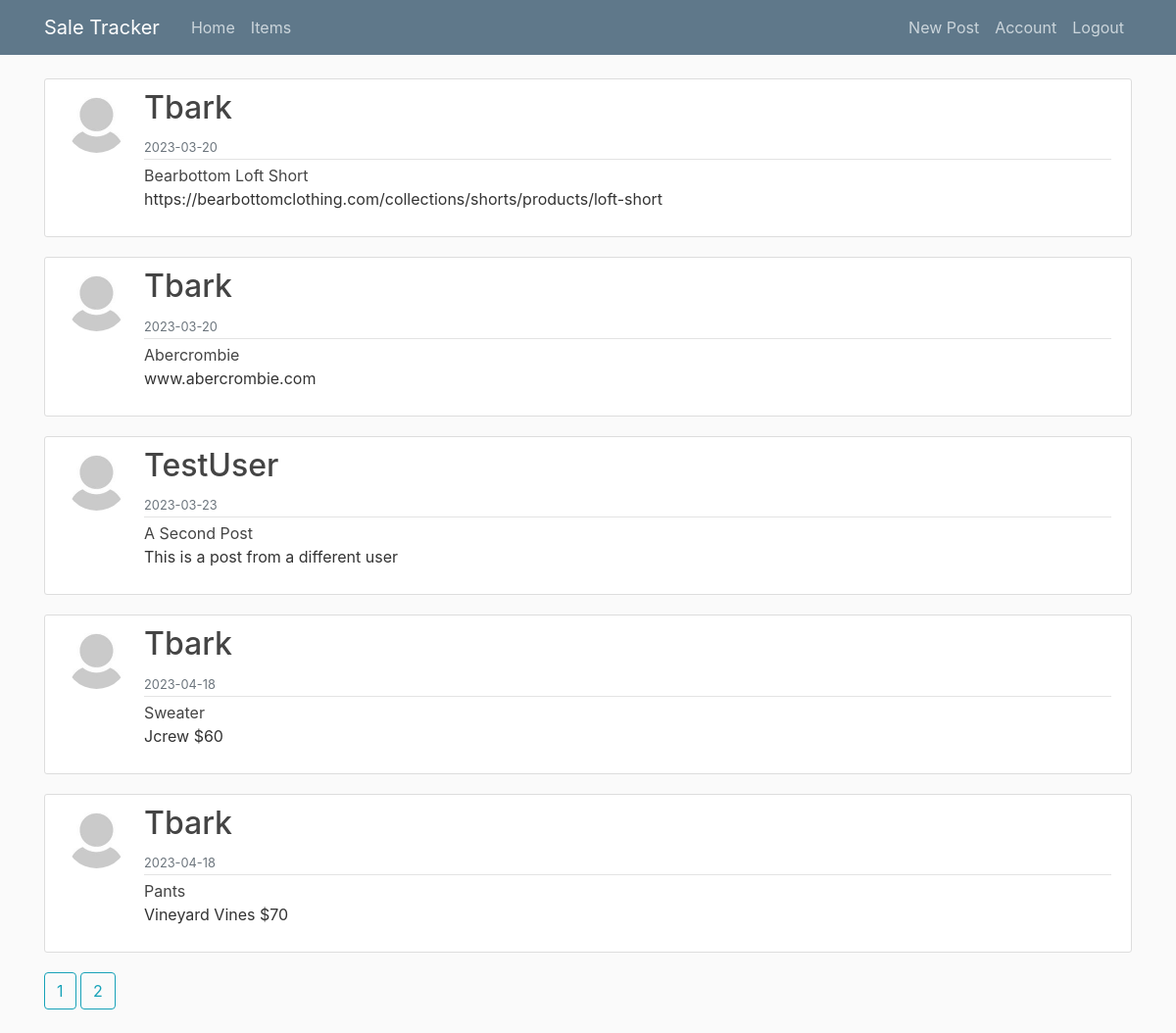
Screenshot of /items (signed in) with the database file from the repository.
### saleWA/models.py (models this page shows, shortened)
class Post(db.Model): # this is just from video walkthrough, will probably need to change/check and make sure this is how it should run
    id = db.Column(db.Integer, primary_key=True)
    title = db.Column(db.String(100), nullable=False)
    date_posted = db.Column(db.DateTime, nullable=False, default=datetime.utcnow)
    content = db.Column(db.Text, nullable=False)
    user_id = db.Column(db.Integer, db.ForeignKey('users.id'), nullable=False) #using lowercase user here because we're referencing table name

class Users(db.Model, UserMixin): #create classes for database, each class is like a table
    id = db.Column(db.Integer, primary_key=True)
    username = db.Column(db.String(10), unique=True, nullable=False)
    email = db.Column(db.String(100), unique=True, nullable=False)
    image_file = db.Column(db.String(20), nullable=False, default='default.jpg') #have to have at least default image
    password = db.Column(db.String(60), nullable=False)
    posts = db.relationship('Post', backref='author', lazy=True) #relationship to Post model, pass in as string, backref allows us to use the author attribute to get user who made the post, lazy=True means SQLAlchemy loads data as necessary in one go

### saleWA/routes.py (the view)
@app.route('/items')
def items(): #need to make sure these only display for the currently logged in user
    page = request.args.get('page', 1, type=int) #get the page number from the url, if it doesn't exist, default to 1
    posts = Post.query.paginate(per_page=5)
    return render_template('items.html', posts=posts, title='Items Page')

### saleWA/models.py (called while the page is built)
@login_manager.user_loader
def load_user(user_id):
    return Users.query.get(int(user_id))

### saleWA/templates/items.html
{% extends "layout.html" %}
{% block content %}
    {% for post in posts.items %}
        <article class="media content-section">
            <img class="rounded-circle article-img" src="{{ url_for('static', filename='profile_pics/' + post.author.image_file) }}">
            <div class="media-body">
                <div class="article-metadata">
                    <h2 class="article-title">{{ post.author.username }}</h2>
                    <small class="text-muted">{{  post.date_posted.strftime('%Y-%m-%d') }}</small>
                </div>
                <a class="article-title" href="{{ url_for('post', post_id=post.id) }}"> {{ post.title }}</a>
                <p class="article-content"> {{ post.content }} </p>
            </div>
        </article>
    {% endfor %}
    {% for page_num in posts.iter_pages() %}
        {% if page_num %}
            <a class="btn btn-outline-info mb-4" href="{{ url_for('items', page=page_num) }}">{{ page_num }}</a>
        {% else %}
            <span class="disabled">{{ page_num }}</span>
        {% endif %}
    {% endfor %}
{% endblock content %}

### saleWA/static/main.css (style rules this page uses)
body { background: #fafafa; color: #333333; margin-top: 5rem; }
h1, h2, h3, h4, h5, h6 { color: #444444; }
.content-section { background: #ffffff; padding: 10px 20px; border: 1px solid #dddddd; border-radius: 3px; margin-bottom: 20px; }
.article-title { color: #444444; }
.article-content { white-space: pre-line; }
.article-img { height: 65px; width: 65px; margin-right: 16px; }
.article-metadata { padding-bottom: 1px; margin-bottom: 4px; border-bottom: 1px solid #e3e3e3 }

### rows the page displays
Post: image_file (picture), author.username "Tbark", date_posted "2023-03-20", title "Bearbottom Loft Short", content "https://bearbottomclothing.com/collections/shorts/products/loft-short"
Post: image_file (picture), author.username "Tbark", date_posted "2023-03-20", title "Abercrombie", content "www.abercrombie.com"
Post: image_file (placeholder picture), author.username "TestUser", date_posted "2023-03-23", title "A Second Post", content "This is a post from a different user"
Post: image_file (picture), author.username "Tbark", date_posted "2023-04-18", title "Sweater", content "Jcrew $60"
Post: image_file (picture), author.username "Tbark", date_posted "2023-04-18", title "Pants", content "Vineyard Vines $70"

### other values shown
{{ page_num }} "1" "2"
